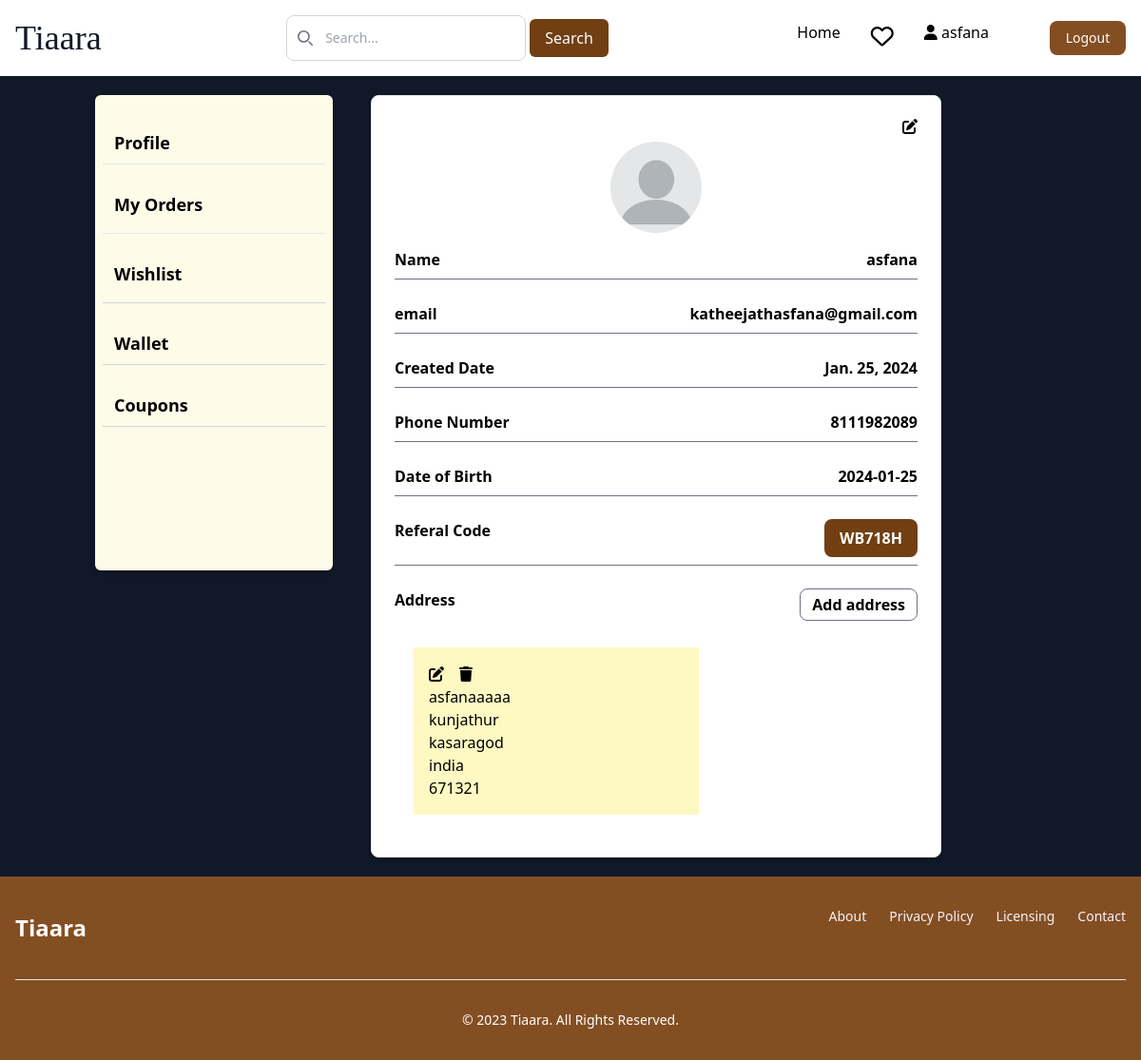
Before: /userdetails/ (signed in) with the older database file.
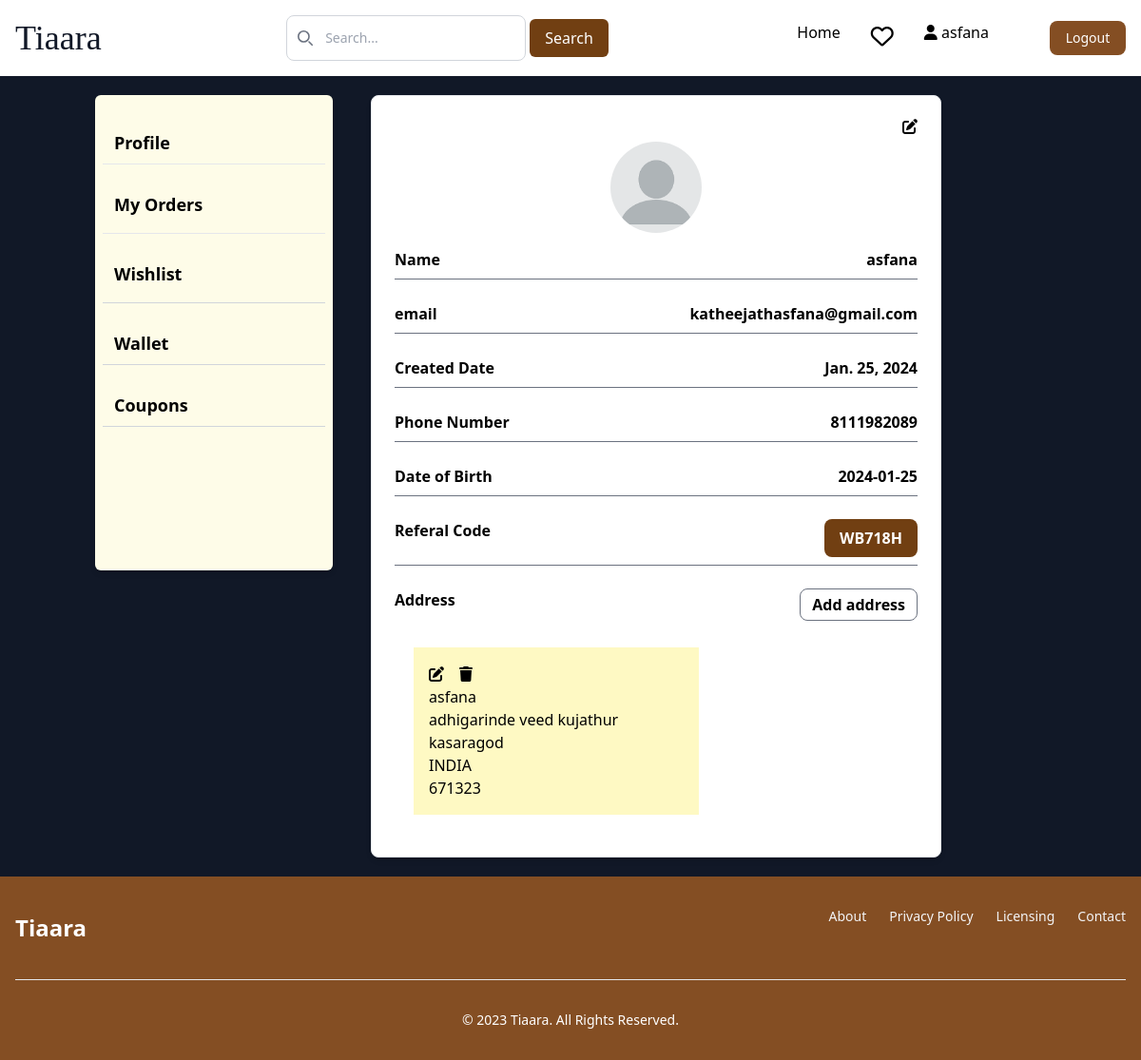
After: the same page with the newer database file.
### cart/models.py (models this page shows, shortened)
class Address(models.Model):
    user=models.ForeignKey(Custom_user, on_delete=models.CASCADE, related_name='addresses')
    full_name=models.CharField(max_length=50, null=True, blank=True)
    address=models.TextField(null=True, blank=True)
    city=models.CharField(max_length=50,null=True, blank=True)
    country=models.CharField(max_length=50, null=True, blank=True)
    pincode=models.IntegerField(null=True, blank=True)
    phone_No=models.IntegerField(null=True, blank=True)

### userdetails/views.py (the view)
# urls.py: path('',views.profile, name='profile'),
@login_required(login_url='login')
def profile(request):
    return render(request, 'user/profile_dtls.html')

### templates/user/profile_dtls.html (shortened to what this page needs)
{% extends 'base.html' %}
{% load static %}
{% block content %}
{% include 'profile.html'%}
<div class="bg-white p-6 rounded-lg border shadow-md w-1/2 m-5">
    <div class="mb-2 flex justify-end">
    <a href="{% url 'edit_profile' %}"><i class="fa fa-edit block text-black"></i></a>
    </div>
    <div class="mb-4 flex justify-center">
        {% if user.pro_pic %}
        <img src="{{ user.pro_pic.url }}" alt="Profile Picture" class="rounded-full w-24 h-24">
        {% else%}
        <img src="{% static 'images/download.png' %}" alt="Profile Picture" class="rounded-full w-24 h-24">
        {% endif %}
    </div>
    <div class="mb-2 flex justify-between">
        <h2 class="text-black font-semibold"> Name</h2>
        <h2 class="text-black font-semibold">{{user.name }} </h2>
    </div>
    <hr class="dark:black border-gray-500 p-3">
    <div class="mb-2 flex justify-between">
        <h2 class="text-black font-semibold"> email</h2>
        <h2 class="text-black font-semibold">{{user.email }} </h2>
    </div>
    <hr class="dark:black border-gray-500 p-3">
    <div class="mb-2 flex justify-between">
        <h2 class="text-black font-semibold"> Created Date</h2>
        <h2 class="text-black font-semibold">{{user.created_date }} </h2>
    </div>
    <hr class="dark:black border-gray-500 p-3">
    <div class="mb-2 flex justify-between">
        <h2 class="text-black font-semibold"> Phone Number</h2>
        <h2 class="text-black font-semibold">{{user.phone_Number }} </h2>
    </div>
  <hr class="dark:black border-gray-500 p-3">
    <div class="mb-2 flex justify-between">
        <h2 class="text-black font-semibold"> Date of Birth</h2>
        <h2 class="text-black font-semibold">{{user.date_of_birth }} </h2>
    </div>
    <hr class="dark:black border-gray-500 p-3">
    <div class="mb-2 flex justify-between">
        <h2 class="text-black font-semibold"> Referal Code</h2>
        <div  class=" px-4 py-2 bg-yellow-900 text-white rounded-lg font-bold">{{user.referal_code }} </div>
    </div>
    <hr class="dark:black border-gray-500 p-3">
    <div class="mb-2 flex justify-between">
        <h2 class="text-black font-semibold"> Address</h2>
        <button class="text-black font-semibold  border border-gray-500 px-3 py-1 rounded-lg" id="addAddressBtn" data-modal-target="popup-modal" data-modal-toggle="popup-modal"
        class="block text-black font-semibold py-2" type="button">Add address</button>
        </div>
        {% if user.addresses %}
        <div class="flex space-x-4">
            {% for i in user.addresses.all %}
            <div class="bg-yellow-100 px-4 py-4 h-auto m-5" style="width:300px">
                <div class="flex items-center space-x-4 align-items: flex-end">
                    <a href="{% url 'get_address' i.id %}"><i class="fa fa-edit block text-black" type="button"></i></a>
                    <form method="post" action="{% url 'remove_address' i.id %}">
                        <button type="submit"><i class="fa fa-trash"></i></button>
                      </form>
                </div>
            <p>{{i.full_name }}</p>
            <p>{{i.address}}</p>
            <p>{{i.city}}</p>
            <p>{{i.country}}</p>
            <p>{{i.pincode}}</p>
        </div>
        {% endfor %}
    </div>
    {% endif %}
    </div>
</div>
{% endblock content %}

Changed rows visible on the page:
removed Address: full_name "asfanaaaaa", address "kunjathur", city "kasaragod", country "india", pincode "671321"
added Address: full_name "asfana", address "adhigarinde veed kujathur", city "kasaragod", country "INDIA", pincode "671323"
